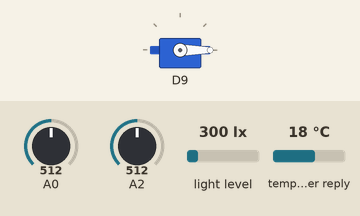
This sketch was run on a simulated Arduino Uno R4 WiFi. On the bench: servo. The inputs (shaded band) are chosen by the test bench; at power-on: A2 = 512, A0 = 512, light level 300 lx, temperature in the weather reply 18 °C. WiFi joins after 1.5 s; servers stay silent unless stated; uploads are accepted with an empty reply; web services answer with replies made up by the test bench; what the sketch prints to the serial monitor is not drawn.

Above: at 5.7 s.
5.8 s: A2 set to 483
At 11.7 s:
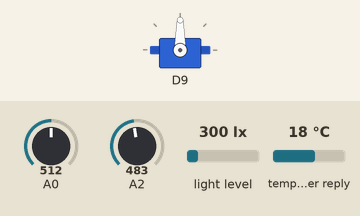
13.5 s: A0 set to 798
21.3 s: A0 set to 819
At 30.64 s:
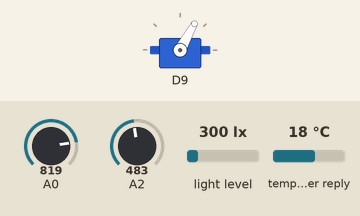
31.6 s: A0 set to 716
At 40.73 s:
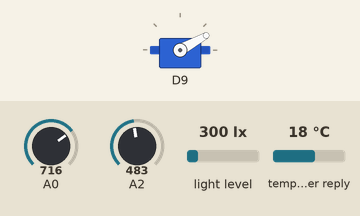
43.1 s: A0 set to 992
At 51.11 s:
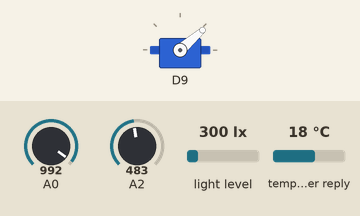
53.2 s: A2 set to 716
At 62.4 s:
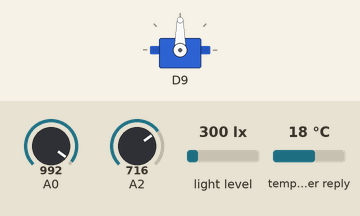
Timing chart, 0 to 62.9 s (numbered marks = the images above; inputs shaded):
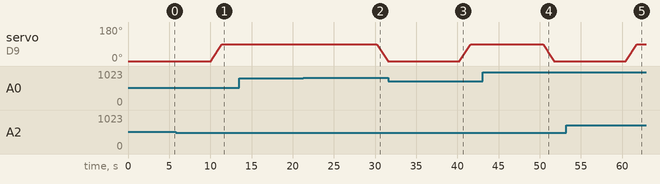

Measured:
- the behaviour switches between 500 and 499 on A2 (found by bisection; images 0 and 1)
- the behaviour switches between 806 and 807 on A0 (found by bisection; images 1 and 2)
- after the input at 5.8 s, servo on D9: moves from 0° to 90° over 1.4 s, starting after 4.3 s
- after the input at 13.5 s, every drawn part: stays the same
- after the input at 21.3 s, servo on D9: moves from 90° to 0° over 1.4 s, starting after 8.9 s
- after the input at 31.6 s, servo on D9: moves from 0° to 90° over 1.4 s, starting after 8.7 s
- after the input at 43.1 s, servo on D9: moves from 90° to 0° over 1.4 s, starting after 7.3 s
- after the input at 53.2 s, servo on D9: moves from 0° to 90° over 1.4 s, starting after 7.3 s

The sketch:

FullSystemTest.ino
```cpp
#include <WiFiS3.h>
#include <WiFiSSLClient.h>
#include <ArduinoJson.h>
#include <ArduinoHttpClient.h>
#include <Wire.h>
#include <Adafruit_Sensor.h>
#include <Adafruit_TSL2561_U.h>
#include <Servo.h>
#include "config.h"

// =============================================================================
// FULL SYSTEM TEST - WITH WEATHER API & WEBHOOK INTEGRATION
// =============================================================================
// Test complete system intelligence including weather and notifications
// Hardware: Soil sensor, Lux sensor, Rain sensor, Servo motor

// =============================================================================
// SENSOR OBJECTS
// =============================================================================
Adafruit_TSL2561_Unified tsl = Adafruit_TSL2561_Unified(TSL2561_ADDR_FLOAT, 12345);

// Sensor readings
int soilMoisture1 = 0;
float currentLux = 0;
int rainValue = 1023;
bool rainDetected = false;
bool luxSensorAvailable = false;

// =============================================================================
// ACTUATOR OBJECTS
// =============================================================================
Servo shadeServo;
int currentShadePosition = SHADE_POSITION_OFF;

// =============================================================================
// NETWORK OBJECTS
// =============================================================================
WiFiSSLClient sslClient;

// Weather data structure
struct WeatherData {
  float temperature;
  int humidity;
  String description;
  bool isValid;
};

WeatherData currentWeather;

// =============================================================================
// TIMING VARIABLES
// =============================================================================
unsigned long lastSensorUpdate = 0;
unsigned long lastWeatherUpdate = 0;
unsigned long lastStatusReport = 0;
unsigned long lastWateringTime1 = 0;

// =============================================================================
// SYSTEM STATE
// =============================================================================
bool systemInitialized = false;
bool wifiConnected = false;

// =============================================================================
// FUNCTION DECLARATIONS
// =============================================================================
// Initialization
void initSystem();
bool initWiFi();
bool initSensors();
void initActuators();

// Sensor functions
void updateAllSensors();
int readSoilMoisture(int pin);
void updateLuxReading();
void updateRainReading();
bool isDry();
bool isWet();
bool isOptimal();
bool isHighLight();
bool isRaining();

// Actuator functions
void deployShade();
void retractShade();

// Plant care logic
void processPlant();
bool canWaterPlant();

// Weather API
bool updateWeather();
WeatherData parseWeatherResponse(const String& response);

// Notifications
bool sendNotification(const String& message, int type);
void sendStatusUpdate();

// Utilities
void printSystemStatus();
void printSensorReadings();

// =============================================================================
// SETUP
// =============================================================================
void setup() {
  Serial.begin(SERIAL_BAUD_RATE);
  delay(2000);

  Serial.println("\n\n===============================================");
  Serial.println("  FULL SYSTEM TEST - WEATHER API & WEBHOOKS");
  Serial.println("===============================================\n");

  initSystem();

  Serial.println("\n=== System Ready - Full Integration Test ===\n");
  printSystemStatus();
}

// =============================================================================
// MAIN LOOP
// =============================================================================
void loop() {
  unsigned long currentTime = millis();

  // Update all sensors periodically
  if (currentTime - lastSensorUpdate >= MAIN_LOOP_INTERVAL_MS) {
    updateAllSensors();
    printSensorReadings();
    lastSensorUpdate = currentTime;

    // Process plant care logic with weather integration
    processPlant();
  }

  // Update weather data periodically (every 5 minutes)
  if (currentTime - lastWeatherUpdate >= WEATHER_UPDATE_INTERVAL_MS) {
    if (wifiConnected) {
      Serial.println("\n🌍 === WEATHER UPDATE ===");
      updateWeather();
    }
    lastWeatherUpdate = currentTime;
  }

  // Send status update periodically (every 30 minutes)
  if (currentTime - lastStatusReport >= STATUS_UPDATE_INTERVAL_MS) {
    if (wifiConnected) {
      Serial.println("\n📱 === STATUS REPORT ===");
      sendStatusUpdate();
    }
    lastStatusReport = currentTime;
  }

  delay(100);
}

// =============================================================================
// INITIALIZATION FUNCTIONS
// =============================================================================

void initSystem() {
  Serial.println("Initializing complete system...");

  // Initialize WiFi first
  wifiConnected = initWiFi();

  // Initialize sensors
  if (!initSensors()) {
    Serial.println("WARNING: Some sensors failed to initialize!");
  }

  // Initialize actuators
  initActuators();

  // Get initial weather data
  if (wifiConnected) {
    Serial.println("\n🌤️ Getting initial weather data...");
    updateWeather();

    // Send startup notification
    sendNotification("🚀 Plant Care System (Full Test) started successfully! Weather API and notifications active.", 3);
  } else {
    Serial.println("⚠️ WiFi not connected - Weather API and notifications disabled");
  }

  systemInitialized = true;
  Serial.println("✅ Complete system initialization finished!");
}

bool initWiFi() {
  Serial.print("🌐 Connecting to WiFi");

  unsigned long startTime = millis();
  WiFi.begin(WIFI_SSID, WIFI_PASSWORD);

  while (WiFi.status() != WL_CONNECTED &&
         (millis() - startTime) < WIFI_TIMEOUT_MS) {
    delay(500);
    Serial.print(".");
  }

  if (WiFi.status() == WL_CONNECTED) {
    Serial.println(" ✅ Connected!");
    Serial.print("📡 IP Address: ");
    Serial.println(WiFi.localIP());
    return true;
  } else {
    Serial.println(" ❌ Failed!");
    Serial.println("System will operate without network features.");
    return false;
  }
}

bool initSensors() {
  Serial.println("\n🔧 Initializing sensors...");
  bool allSuccess = true;

  // Soil moisture sensor
  pinMode(SOIL_MOISTURE_PIN_1, INPUT);
  Serial.println("  ✅ Soil moisture sensor (Pin A0)");

  // Lux sensor (I2C)
  Serial.print("  🔍 Initializing lux sensor (I2C)...");
  int attempts = 0;
  while (!tsl.begin() && attempts < 5) {
    attempts++;
    delay(200);
  }

  if (attempts < 5) {
    tsl.enableAutoRange(true);
    tsl.setIntegrationTime(TSL2561_INTEGRATIONTIME_402MS);
    luxSensorAvailable = true;
    Serial.println(" ✅");
  } else {
    Serial.println(" ❌ Check I2C wiring (SDA=A4, SCL=A5)");
    allSuccess = false;
  }

  // Rain sensor
  pinMode(RAIN_SENSOR_PIN, INPUT);
  Serial.println("  ✅ Rain sensor (Pin A2)");

  // Take initial readings
  updateAllSensors();

  return allSuccess;
}

void initActuators() {
  Serial.println("\n⚙️ Initializing actuators...");

  // Servo motor
  shadeServo.attach(SERVO_PIN);
  shadeServo.write(SHADE_POSITION_OFF);
  currentShadePosition = SHADE_POSITION_OFF;
  delay(500);
  Serial.println("  ✅ Servo motor (Pin 9) - Shade mechanism");

  Serial.println("  ⏸️ Water pump (TEST MODE - Simulated)");
  Serial.println("  ⏸️ Solenoid valves (TEST MODE - Simulated)");
}

// =============================================================================
// SENSOR FUNCTIONS
// =============================================================================

void updateAllSensors() {
  soilMoisture1 = readSoilMoisture(SOIL_MOISTURE_PIN_1);
  updateLuxReading();
  updateRainReading();
}

int readSoilMoisture(int pin) {
  int rawValue = analogRead(pin);
  int percentage = map(rawValue, SOIL_SENSOR_DRY_VALUE, SOIL_SENSOR_WET_VALUE, 0, 100);
  return constrain(percentage, 0, 100);
}

void updateLuxReading() {
  if (!luxSensorAvailable) {
    currentLux = 0;
    return;
  }

  sensors_event_t event;
  tsl.getEvent(&event);

  if (event.light > 0) {
    currentLux = event.light;
  }
}

void updateRainReading() {
  rainValue = analogRead(RAIN_SENSOR_PIN);
  rainDetected = (rainValue < RAIN_THRESHOLD);
}

bool isDry() {
  return soilMoisture1 < SOIL_MOISTURE_THRESHOLD_DRY;
}

bool isWet() {
  return soilMoisture1 > SOIL_MOISTURE_THRESHOLD_WET;
}

bool isOptimal() {
  return soilMoisture1 >= SOIL_MOISTURE_THRESHOLD_DRY && soilMoisture1 <= SOIL_MOISTURE_THRESHOLD_WET;
}

bool isHighLight() {
  return currentLux > LUX_THRESHOLD_HIGH;
}

bool isRaining() {
  return rainDetected;
}

// =============================================================================
// ACTUATOR FUNCTIONS
// =============================================================================

void deployShade() {
  if (currentShadePosition != SHADE_POSITION_ON) {
    Serial.println("🏠 [ACTION] Deploying shade...");

    for (int pos = currentShadePosition; pos <= SHADE_POSITION_ON; pos++) {
      shadeServo.write(pos);
      delay(SERVO_SPEED_DELAY_MS);
    }

    currentShadePosition = SHADE_POSITION_ON;
    Serial.println("🏠 [ACTION] Shade deployed (90°)");
  }
}

void retractShade() {
  if (currentShadePosition != SHADE_POSITION_OFF) {
    Serial.println("☀️ [ACTION] Retracting shade...");

    for (int pos = currentShadePosition; pos >= SHADE_POSITION_OFF; pos--) {
      shadeServo.write(pos);
      delay(SERVO_SPEED_DELAY_MS);
    }

    currentShadePosition = SHADE_POSITION_OFF;
    Serial.println("☀️ [ACTION] Shade retracted (0°)");
  }
}

// =============================================================================
// PLANT CARE LOGIC WITH WEATHER INTEGRATION
// =============================================================================

void processPlant() {
  Serial.println("\n🌱 === INTELLIGENT PLANT CARE DECISION ===");

  // Weather-enhanced decision variables
  bool isVeryHot = (currentWeather.isValid && currentWeather.temperature > TEMP_THRESHOLD_HIGH);
  bool rainForecast = (currentWeather.isValid &&
                       (currentWeather.description.indexOf("rain") >= 0 ||
                        currentWeather.description.indexOf("drizzle") >= 0 ||
                        currentWeather.description.indexOf("shower") >= 0));

  // Display weather context
  if (currentWeather.isValid) {
    Serial.print("🌡️ Weather Context: ");
    Serial.print(currentWeather.temperature, 1);
    Serial.print("°C, ");
    Serial.print(currentWeather.description);
    if (isVeryHot) Serial.print(" [VERY HOT!]");
    if (rainForecast) Serial.print(" [RAIN FORECAST]");
    Serial.println();
  }

  // Case A: Soil is DRY
  if (isDry()) {
    Serial.println("🟤 Plant soil is DRY");

    if (isRaining()) {
      Serial.println("🌧️  -> Rain detected, retracting shade to allow natural watering");
      retractShade();
      Serial.println("💧 [WATER DECISION] Skipping artificial watering (rain available)");
    } else if (rainForecast && canWaterPlant()) {
      Serial.println("🌦️  -> Rain forecast detected, skipping watering (rain expected)");
      retractShade();
      Serial.println("💧 [WATER DECISION] Waiting for natural rain");

      // Send smart notification
      if (wifiConnected) {
        sendNotification("🌦️ Smart watering: Rain forecast detected, skipping irrigation to save water!", 0);
      }
    } else {
      if (canWaterPlant()) {
        Serial.println("☀️  -> No rain/forecast, would initiate watering");
        deployShade();
        Serial.println("💧 [WATER DECISION] Opening valve + starting pump (TEST MODE: SIMULATED)");

        // Simulate watering notification
        if (wifiConnected) {
          String msg = "💧 Watering Plant 1 started. Current moisture: " + String(soilMoisture1) + "%";
          sendNotification(msg, 0);
        }

        // Update last watering time (simulate)
        lastWateringTime1 = millis();
      } else {
        Serial.println("⏰ -> Watering cooldown period active");
      }
    }
  }

  // Case B: Soil is WET
  else if (isWet()) {
    Serial.println("💙 Plant soil is WET");

    if (isRaining()) {
      Serial.println("🌧️  -> Rain detected, deploying shade to prevent overwatering");
      deployShade();
    } else if (isHighLight()) {
      Serial.println("☀️  -> High light detected, retracting shade for photosynthesis");
      retractShade();
    } else {
      Serial.println("🌤️  -> Normal conditions, retracting shade");
      retractShade();
    }
  }

  // Case C: Soil is OPTIMAL
  else {
    Serial.println("💚 Plant soil is OPTIMAL");

    if (isRaining()) {
      Serial.println("🌧️  -> Rain detected, deploying shade to maintain optimal moisture");
      deployShade();
    } else if (isHighLight() || isVeryHot) {
      if (isVeryHot) {
        Serial.print("🔥 -> Very hot weather (");
        Serial.print(currentWeather.temperature, 1);
        Serial.println("°C), deploying shade for protection");

        // Send hot weather alert
        if (wifiConnected) {
          String msg = "🔥 Very hot weather detected: " + String(currentWeather.temperature, 1) +
                       "°C. Shade protection activated for plant safety.";
          sendNotification(msg, 1);
        }
      } else {
        Serial.println("☀️  -> High light detected, deploying shade for protection");
      }
      deployShade();
    } else {
      Serial.println("🌤️  -> Normal conditions, retracting shade");
      retractShade();
    }
  }

  Serial.println("=== END DECISION ===\n");
}

bool canWaterPlant() {
  if (lastWateringTime1 == 0) return true;
  return (millis() - lastWateringTime1) >= MIN_TIME_BETWEEN_WATERING_MS;
}

// =============================================================================
// WEATHER API FUNCTIONS
// =============================================================================

bool updateWeather() {
  Serial.println("🌍 Fetching weather data from OpenWeatherMap...");

  WiFiSSLClient weatherClient;

  if (!weatherClient.connect(WEATHER_API_HOST, WEATHER_API_PORT)) {
    Serial.println("❌ Weather API connection failed");
    return false;
  }

  String url = "/data/2.5/weather?lat=" + String(WEATHER_LATITUDE) +
               "&lon=" + String(WEATHER_LONGITUDE) +
               "&appid=" + String(WEATHER_API_KEY) +
               "&units=metric";

  weatherClient.print(String("GET ") + url + " HTTP/1.1\r\n" +
                      "Host: " + WEATHER_API_HOST + "\r\n" +
                      "Connection: close\r\n\r\n");

  String response = "";
  unsigned long timeout = millis() + WEATHER_REQUEST_TIMEOUT_MS;

  while (weatherClient.connected() && millis() < timeout) {
    if (weatherClient.available()) {
      response += (char)weatherClient.read();
    }
  }
  weatherClient.stop();

  if (response.length() > 0) {
    currentWeather = parseWeatherResponse(response);

    if (currentWeather.isValid) {
      Serial.print("🌡️ Weather Update: ");
      Serial.print(currentWeather.temperature, 1);
      Serial.print("°C, ");
      Serial.print(currentWeather.humidity);
      Serial.print("% humidity, ");
      Serial.println(currentWeather.description);

      // Send weather-based notifications
      if (wifiConnected) {
        // Very hot weather alert
        if (currentWeather.temperature > TEMP_THRESHOLD_HIGH) {
          String msg = "🔥 Very hot weather alert: " + String(currentWeather.temperature, 1) +
                       "°C. Enhanced plant protection activated.";
          sendNotification(msg, 1);  // WARNING
        }

        // Rain forecast notification
        if (currentWeather.description.indexOf("rain") >= 0 ||
            currentWeather.description.indexOf("drizzle") >= 0 ||
            currentWeather.description.indexOf("shower") >= 0) {
          String msg = "🌦️ Rain forecast: " + currentWeather.description +
                       ". System will utilize natural watering.";
          sendNotification(msg, 0);  // INFO
        }
      }

      return true;
    }
  }

  Serial.println("❌ Failed to get valid weather data");
  return false;
}

WeatherData parseWeatherResponse(const String& response) {
  WeatherData weather;
  weather.isValid = false;

  int jsonIndex = response.indexOf("\r\n\r\n");
  if (jsonIndex == -1) return weather;

  String json = response.substring(jsonIndex + 4);

  StaticJsonDocument<WEATHER_JSON_BUFFER_SIZE> doc;
  DeserializationError error = deserializeJson(doc, json);

  if (error) {
    Serial.print("JSON parsing failed: ");
    Serial.println(error.c_str());
    return weather;
  }

  if (doc.containsKey("main") && doc.containsKey("weather")) {
    weather.temperature = doc["main"]["temp"];
    weather.humidity = doc["main"]["humidity"];
    weather.description = doc["weather"][0]["description"].as<String>();
    weather.isValid = true;
  }

  return weather;
}

// =============================================================================
// WEBHOOK NOTIFICATION FUNCTIONS
// =============================================================================

bool sendNotification(const String& message, int type) {
  if (!wifiConnected) {
    Serial.println("📱 [NOTIFICATION] WiFi not connected, skipping notification");
    return false;
  }

  Serial.print("📱 [NOTIFICATION] Sending: ");
  Serial.println(message);

  HttpClient http(sslClient, DISCORD_HOST, DISCORD_PORT);

  String emoji = "📢";
  if (type == 0) emoji = "ℹ️";        // INFO
  else if (type == 1) emoji = "⚠️";  // WARNING
  else if (type == 2) emoji = "🚨";  // CRITICAL
  else if (type == 3) emoji = "✅";  // SUCCESS

  String formattedMsg = emoji + " **Plant Care System** - " + message;
  String content = "{\"content\":\"" + formattedMsg + "\"}";

  http.beginRequest();
  http.post(DISCORD_WEBHOOK_PATH);
  http.sendHeader("Content-Type", "application/json");
  http.sendHeader("Content-Length", content.length());
  http.beginBody();
  http.print(content);
  http.endRequest();

  int statusCode = http.responseStatusCode();
  http.stop();

  bool success = (statusCode >= 200 && statusCode < 300);
  Serial.print("📱 [NOTIFICATION] ");
  Serial.println(success ? "✅ Sent successfully!" : "❌ Failed to send");

  return success;
}

void sendStatusUpdate() {
  String status = "📊 System Status Report:\\n";
  status += "🌱 Soil Moisture: " + String(soilMoisture1) + "% | ";
  status += "💡 Light: " + String((int)currentLux) + " lux | ";
  status += "🌧️ Rain: " + String(rainDetected ? "Yes" : "No") + " | ";
  status += "🏠 Shade: " + String(currentShadePosition) + "°";

  if (currentWeather.isValid) {
    status += "\\n🌡️ Weather: " + String(currentWeather.temperature, 1) + "°C, " + currentWeather.description;
  }

  sendNotification(status, 0);  // INFO
}

// =============================================================================
// UTILITY FUNCTIONS
// =============================================================================

void printSystemStatus() {
  Serial.println("=== FULL SYSTEM STATUS ===");
  Serial.print("🌐 WiFi: ");
  Serial.println(wifiConnected ? "✅ Connected" : "❌ Disconnected");
  Serial.print("💡 Lux Sensor: ");
  Serial.println(luxSensorAvailable ? "✅ Available" : "❌ Not available");
  Serial.print("🏠 Shade Position: ");
  Serial.print(currentShadePosition);
  Serial.println("°");
  Serial.print("🌤️ Weather API: ");
  Serial.println(wifiConnected ? "✅ Active" : "❌ Disabled");
  Serial.print("📱 Notifications: ");
  Serial.println(wifiConnected ? "✅ Active" : "❌ Disabled");
  Serial.println("💧 Water System: 🧪 TEST MODE (Simulated)");
  Serial.println("===============================\n");
}

void printSensorReadings() {
  Serial.println("📊 --- SENSOR READINGS ---");
  Serial.print("🌱 Soil Moisture: ");
  Serial.print(soilMoisture1);
  Serial.print("% ");
  if (isDry()) Serial.print("[DRY 🟤]");
  else if (isWet()) Serial.print("[WET 💙]");
  else Serial.print("[OPTIMAL 💚]");
  Serial.println();

  Serial.print("💡 Light Level: ");
  Serial.print(currentLux, 0);
  Serial.print(" lux ");
  if (isHighLight()) Serial.print("[HIGH ☀️]");
  else Serial.print("[Normal 🌤️]");
  Serial.println();

  Serial.print("🌧️ Rain Sensor: ");
  Serial.print(rainValue);
  Serial.print(" ");
  if (isRaining()) Serial.print("[RAIN DETECTED 🌧️]");
  else Serial.print("[No rain ☀️]");
  Serial.println();

  Serial.print("🏠 Shade Position: ");
  Serial.print(currentShadePosition);
  Serial.println("°");

  if (currentWeather.isValid) {
    Serial.print("🌡️ Weather: ");
    Serial.print(currentWeather.temperature, 1);
    Serial.print("°C, ");
    Serial.print(currentWeather.humidity);
    Serial.print("%, ");
    Serial.println(currentWeather.description);
  }

  Serial.println("---------------------------");
}
```
